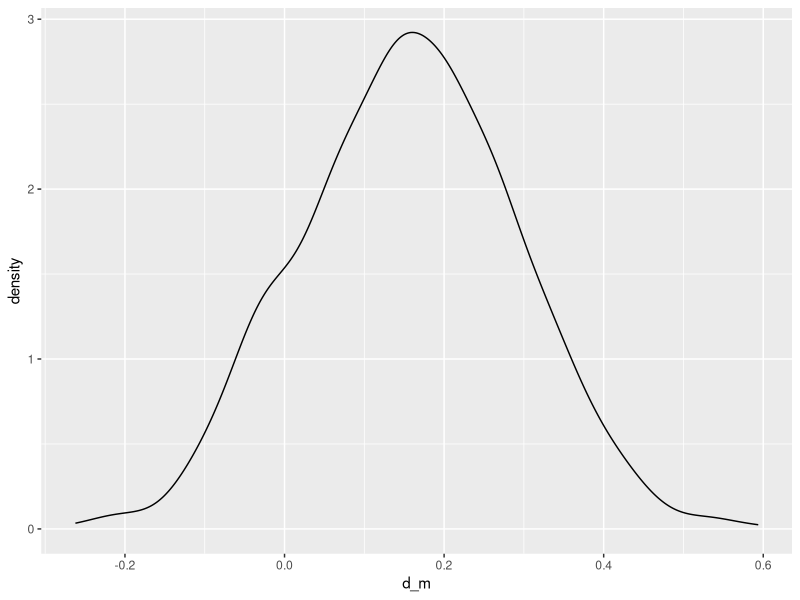
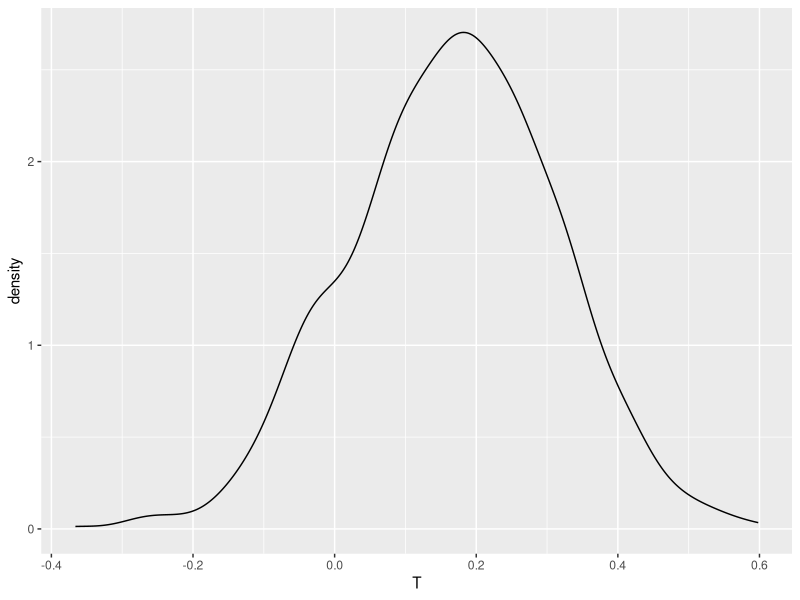
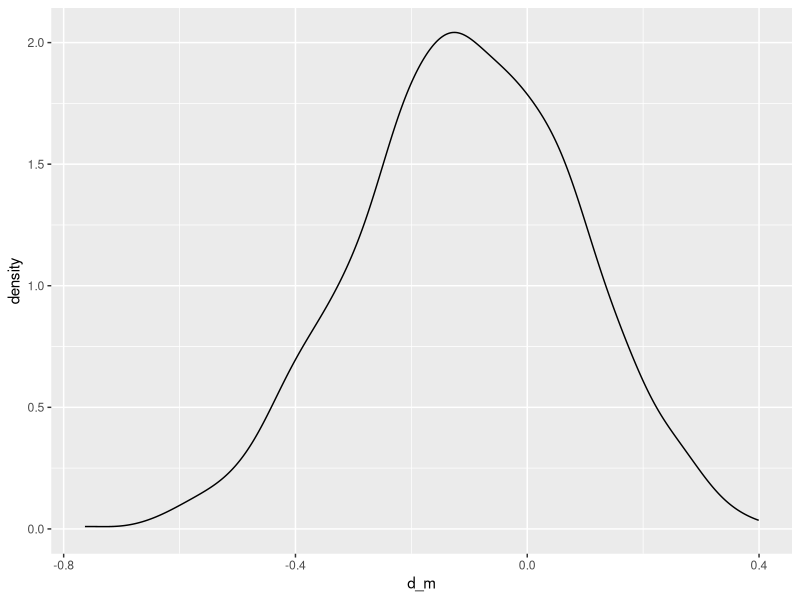
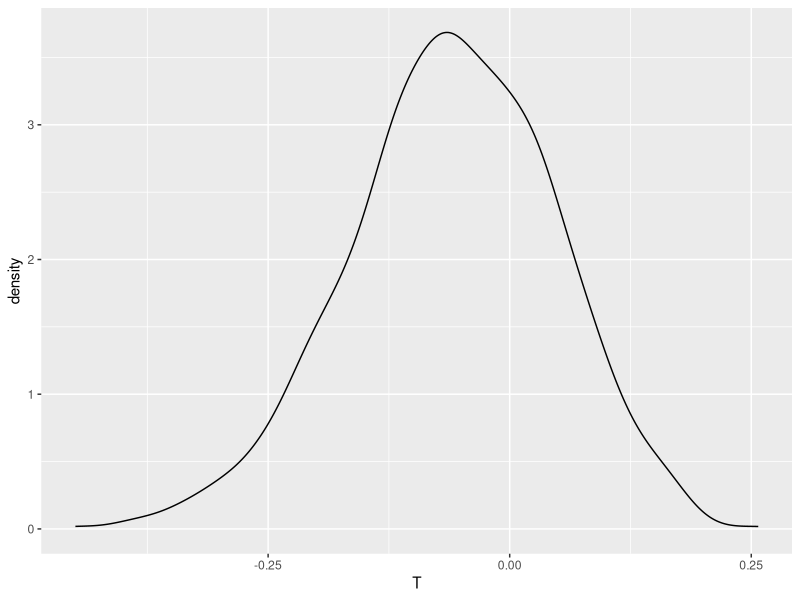
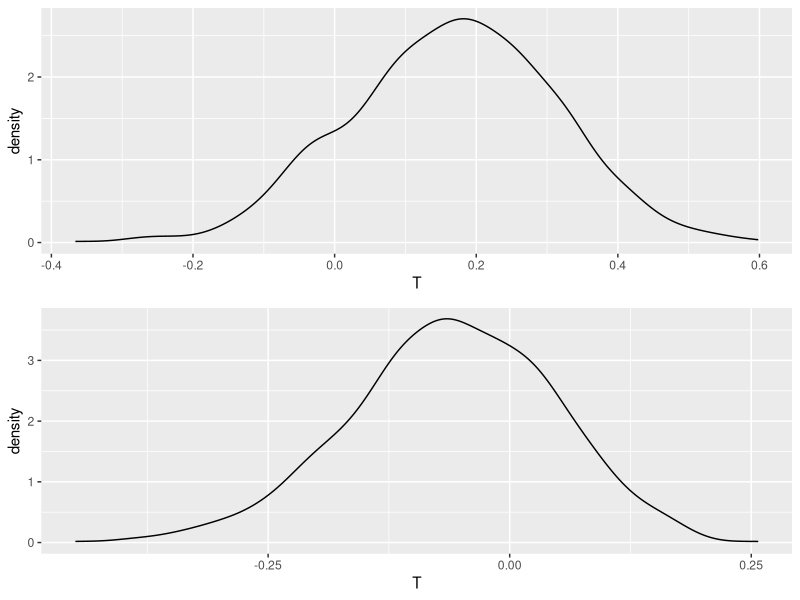

The R script that drew these images, in order:
## ---- chunk 1

knitr::opts_chunk$set (echo=FALSE, message=FALSE, warning=FALSE)


## ---- chunk 2

library(boot)
library(ggplot2)

## ---- chunk 3

x1 <- rnorm(100,0,1)
x2 <- rnorm(100,0,1)


## ---- chunk 4

moy_var <- function (data, indice) {
  
  data_star <- data[indice]
  moy <- mean(data_star)
  var <- var (data_star)
  c(moy, var)
}
  


## ---- chunk 5

b1 <- boot(x1, statistic=moy_var, R=1000)
para1_star <- b1$t

b2 <- boot(x2, statistic=moy_var, R=1000)
para2_star <- b2$t


para_star <- data.frame(m1=para1_star[,1], var1 =para1_star[,2],m2=para2_star[,1], var2 =para2_star[,2] )

para_star$d_m <- para_star$m1 - para_star$m2

N <- nrow(para_star)
para_star$s2 <- ((N-1) * para_star$var1 + (N-1) * para_star$var2)/(N+N-2) 
para_star$T <- para_star$d_m / para_star$s2


## ---- chunk 6


ggplot(para_star, aes(x=d_m))+
  geom_density()


gT_homo <- ggplot(para_star, aes(x=T))+
  geom_density()

plot(gT_homo)
## ---- chunk 7

quantile (para_star$T, 0.975)


## ---- chunk 8

x11 <- rnorm(100,0,2)
x22 <- rnorm(100,0,1)


## ---- chunk 9

b11 <- boot(x11, statistic=moy_var, R=1000)
para11_star <- b11$t

b22 <- boot(x22, statistic=moy_var, R=1000)
para22_star <- b22$t


para_star2 <- data.frame(m1=para11_star[,1], var1 =para11_star[,2],m2=para22_star[,1], var2 =para22_star[,2] )

para_star2$d_m <- para_star2$m1 - para_star2$m2

N <- nrow(para_star2)
para_star2$s2 <- ((N-1) * para_star2$var1 + (N-1) * para_star2$var2)/(N+N-2) 
para_star2$T <- para_star2$d_m / para_star2$s2


## ---- chunk 10


ggplot(para_star2, aes(x=d_m))+
  geom_density()


gT_hetero <- ggplot(para_star2, aes(x=T))+
  geom_density()

plot(gT_hetero)

## ---- chunk 11

quantile (para_star2$T, 0.975)


## ---- chunk 12
library(gridExtra)
grid.arrange(gT_homo, gT_hetero)

# il faudrait leur mettre la même echelle en x pour pouvoir les comparer
# En cas d'homogénéité, il faut dépasser T=0.17 pour rejeter l'égalité des moyennes
# En cas d'hétérogénéité, il faudrait dépasser 0.23, mais si on dépasse 0.17 on va considérer que les moyennes ne sont pas homogènes. C'est pour cela que le risque alpha de 5% n'est pas conservée. Car le limite de 0.17 correspond à une probabilité supérieure à 0.05 dans le cas d'une hétérogénéité
